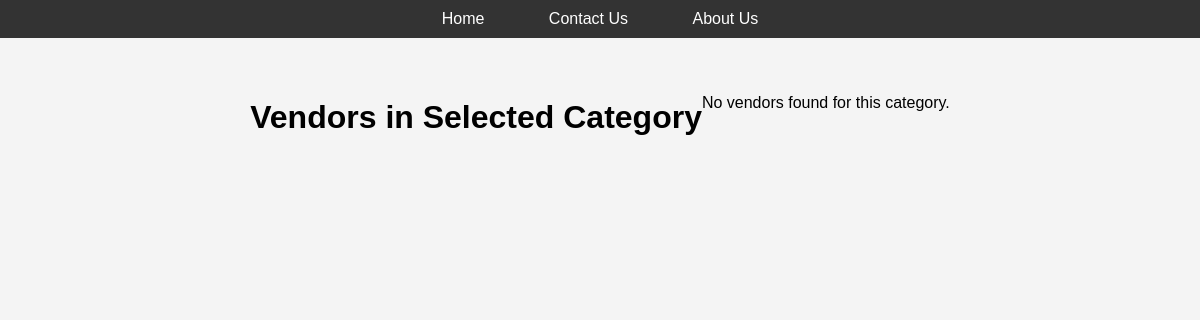
Before: /vendors.php?category_id=11 with the older database file.
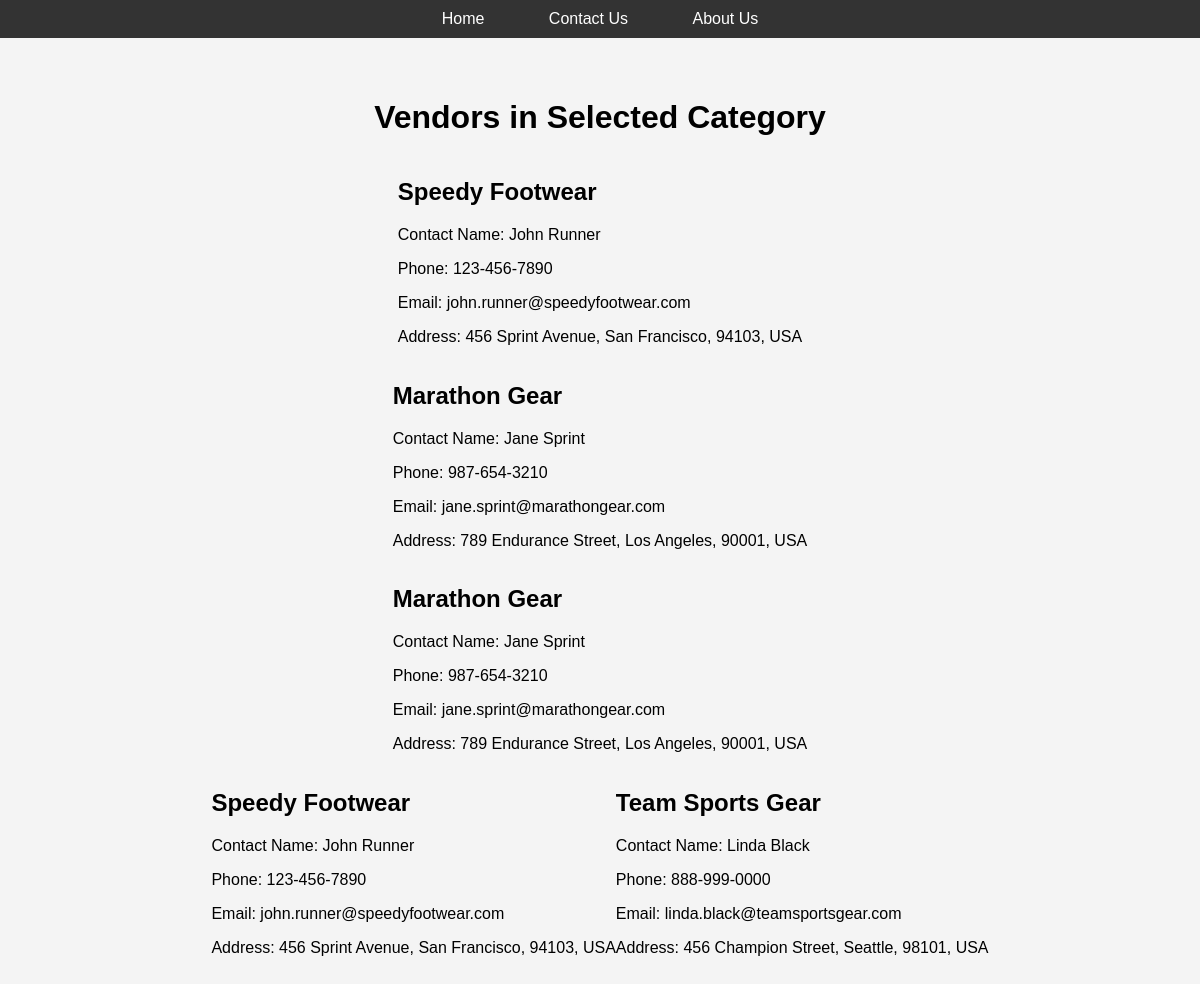
After: the same page with the newer database file.
### tables this page shows
CREATE TABLE Vendor (
    VendorID INT AUTO_INCREMENT PRIMARY KEY,
    VendorName VARCHAR(100),
    ContactName VARCHAR(100),
    Phone VARCHAR(20),
    Email VARCHAR(255),
    Address VARCHAR(255),
    City VARCHAR(100),
    PostalCode VARCHAR(20),
    Country VARCHAR(100),
    CreatedDate TIMESTAMP DEFAULT CURRENT_TIMESTAMP
);

### vendors.php (the view, shortened to what this page needs)
<?php
$categoryId = intval($_GET['category_id']);
function get_vendors_by_category($categoryId) {
    $sql = "SELECT v.VendorID, v.VendorName, v.ContactName, v.Phone, v.Email, v.Address, v.City, v.PostalCode, v.Country
            FROM Vendor v
            INNER JOIN Product p ON v.VendorID = p.VendorID
            WHERE p.CategoryID = ?";
    $stmt = $GLOBALS['conn']->prepare($sql);
    $stmt->bind_param("i", $categoryId);
    $stmt->execute();
    $result = $stmt->get_result();
    $rows = $result->fetch_all(MYSQLI_ASSOC);
    return $rows;
}
$vendors = get_vendors_by_category($categoryId);
?>
<!DOCTYPE html>
<html lang="en">
<head>
</head>
<body>
<div class="menu">
    <a href="index.php">Home</a>
    <a href="contact.php">Contact Us</a>
    <a href="about.php">About Us</a>
</div>
<div class="container">
    <h1>Vendors in Selected Category</h1>
    <?php if (count($vendors) > 0): ?>
       <?php foreach ($vendors as $vendor): ?>
    <div class="vendor-card" onclick="window.location.href='products.php?vendor_id=<?php echo $vendor['VendorID']; ?>'">
        <h2><?php echo htmlspecialchars($vendor['VendorName']); ?></h2>
        <p>Contact Name: <?php echo htmlspecialchars($vendor['ContactName']); ?></p>
        <p>Phone: <?php echo htmlspecialchars($vendor['Phone']); ?></p>
        <p>Email: <?php echo htmlspecialchars($vendor['Email']); ?></p>
        <p>Address: <?php echo htmlspecialchars($vendor['Address']) . ', ' . htmlspecialchars($vendor['City']) . ', ' . htmlspecialchars($vendor['PostalCode']) . ', ' . htmlspecialchars($vendor['Country']); ?></p>
    </div>
<?php endforeach; ?>
    <?php else: ?>
        <p>No vendors found for this category.</p>
    <?php endif; ?>
</div>
</body>
</html>

Changed rows visible on the page:
now on this page (row edited): vendor: VendorName "Speedy Footwear", ContactName "John Runner", Phone "123-456-7890", Email "john.runner@speedyfootwear.com", Address "456 Sprint Avenue", City "San Francisco", PostalCode "94103", Country "USA"
now on this page (row edited): vendor: VendorName "Marathon Gear", ContactName "Jane Sprint", Phone "987-654-3210", Email "jane.sprint@marathongear.com", Address "789 Endurance Street", City "Los Angeles", PostalCode "90001", Country "USA"
added vendor: VendorName "Team Sports Gear", ContactName "Linda Black", Phone "888-999-0000", Email "linda.black@teamsportsgear.com", Address "456 Champion Street", City "Seattle", PostalCode "98101", Country "USA"
Other visible differences:
text no longer shown: "No vendors found for this category."
